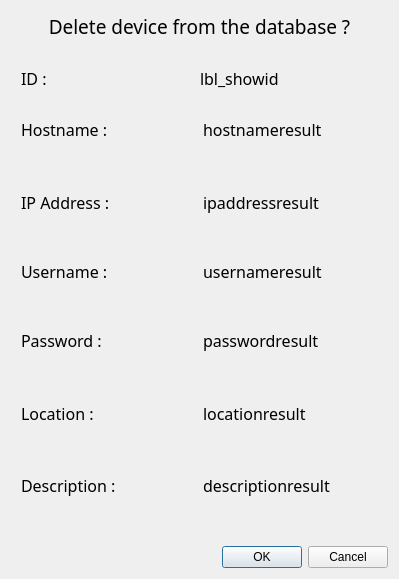
<?xml version="1.0" encoding="UTF-8"?>
<ui version="4.0">
 <class>Dialog</class>
 <widget class="QDialog" name="Dialog">
  <property name="geometry">
   <rect>
    <x>0</x>
    <y>0</y>
    <width>399</width>
    <height>579</height>
   </rect>
  </property>
  <property name="windowTitle">
   <string>Delete window</string>
  </property>
  <property name="styleSheet">
   <string notr="true">QDialog {
        background-color: &quot;gainsboro&quot;;
}
/* --------------------------------------- CANCEL DIALOG BUTTON  -----------------------------------*/
QDialogButtonBox &gt; QPushButton[text=&quot;Cancel&quot;]{
    color: &quot;black&quot;;
    background-color: &quot;lightcoral&quot;;
    padding: 5px;
    border-radius: 5px;
    border-width: 1px;
    border-color: &quot;lightslategrey&quot;;
    border-style: solid;
	width:100px;
height:30px;
font-size: 16px;
}
QDialogButtonBox &gt; QPushButton[text=&quot;Cancel&quot;]:hover {
  color: &quot;black&quot;;
background-color: &quot;orangered&quot;;
font-weight: bold;
}
/* --------------------------------------- OK DIALOG BUTTON  -----------------------------------*/
QDialogButtonBox &gt; QPushButton[text=&quot;OK&quot;]{
    color: &quot;black&quot;;
    background-color: &quot;lightgreen&quot;;
    padding: 5px;
    border-radius: 5px;
    border-width: 1px;
    border-color: &quot;lightslategrey&quot;;
    border-style: solid;
	width:100px;
height:30px;
font-size: 16px
}
QDialogButtonBox &gt; QPushButton[text=&quot;OK&quot;]:hover {
  color: &quot;white&quot;;
background-color: &quot;green&quot;;
font-weight: bold;
}</string>
  </property>
  <layout class="QVBoxLayout" name="verticalLayout_2">
   <item>
    <widget class="QLabel" name="lbl_title">
     <property name="minimumSize">
      <size>
       <width>0</width>
       <height>0</height>
      </size>
     </property>
     <property name="maximumSize">
      <size>
       <width>16777215</width>
       <height>30</height>
      </size>
     </property>
     <property name="font">
      <font>
       <family>Noto Sans</family>
       <pointsize>14</pointsize>
      </font>
     </property>
     <property name="styleSheet">
      <string notr="true"/>
     </property>
     <property name="text">
      <string>Delete device from the database ?</string>
     </property>
     <property name="alignment">
      <set>Qt::AlignCenter</set>
     </property>
     <property name="margin">
      <number>0</number>
     </property>
     <property name="indent">
      <number>0</number>
     </property>
    </widget>
   </item>
   <item>
    <layout class="QVBoxLayout" name="verticalLayout">
     <property name="topMargin">
      <number>20</number>
     </property>
     <property name="bottomMargin">
      <number>21</number>
     </property>
     <item>
      <layout class="QHBoxLayout" name="horizontalLayout_8" stretch="0,0">
       <property name="spacing">
        <number>0</number>
       </property>
       <property name="topMargin">
        <number>0</number>
       </property>
       <property name="bottomMargin">
        <number>0</number>
       </property>
       <item>
        <widget class="QLabel" name="lbl_id">
         <property name="font">
          <font>
           <family>Noto Sans</family>
           <pointsize>12</pointsize>
          </font>
         </property>
         <property name="text">
          <string>ID :</string>
         </property>
         <property name="margin">
          <number>12</number>
         </property>
         <property name="indent">
          <number>10</number>
         </property>
        </widget>
       </item>
       <item>
        <widget class="QLabel" name="lbl_idresult">
         <property name="sizePolicy">
          <sizepolicy hsizetype="Preferred" vsizetype="Fixed">
           <horstretch>0</horstretch>
           <verstretch>0</verstretch>
          </sizepolicy>
         </property>
         <property name="font">
          <font>
           <family>Noto Sans</family>
           <pointsize>12</pointsize>
          </font>
         </property>
         <property name="layoutDirection">
          <enum>Qt::RightToLeft</enum>
         </property>
         <property name="text">
          <string>lbl_showid</string>
         </property>
         <property name="alignment">
          <set>Qt::AlignJustify|Qt::AlignVCenter</set>
         </property>
         <property name="margin">
          <number>10</number>
         </property>
         <property name="indent">
          <number>0</number>
         </property>
        </widget>
       </item>
      </layout>
     </item>
     <item>
      <layout class="QHBoxLayout" name="horizontalLayout_2" stretch="0,0">
       <item>
        <widget class="QLabel" name="lbl_hostname">
         <property name="font">
          <font>
           <family>Noto Sans</family>
           <pointsize>12</pointsize>
          </font>
         </property>
         <property name="text">
          <string>Hostname :</string>
         </property>
         <property name="margin">
          <number>12</number>
         </property>
         <property name="indent">
          <number>10</number>
         </property>
        </widget>
       </item>
       <item>
        <widget class="QLabel" name="lbl_hostnameresult">
         <property name="font">
          <font>
           <family>Noto Sans</family>
           <pointsize>12</pointsize>
          </font>
         </property>
         <property name="text">
          <string>hostnameresult</string>
         </property>
         <property name="margin">
          <number>12</number>
         </property>
         <property name="indent">
          <number>0</number>
         </property>
        </widget>
       </item>
      </layout>
     </item>
     <item>
      <layout class="QHBoxLayout" name="horizontalLayout_3" stretch="0,0">
       <item>
        <widget class="QLabel" name="lbl_ipaddress">
         <property name="font">
          <font>
           <family>Noto Sans</family>
           <pointsize>12</pointsize>
          </font>
         </property>
         <property name="text">
          <string>IP Address :</string>
         </property>
         <property name="margin">
          <number>12</number>
         </property>
         <property name="indent">
          <number>10</number>
         </property>
        </widget>
       </item>
       <item>
        <widget class="QLabel" name="lbl_ipaddressresult">
         <property name="font">
          <font>
           <family>Noto Sans</family>
           <pointsize>12</pointsize>
          </font>
         </property>
         <property name="text">
          <string>ipaddressresult</string>
         </property>
         <property name="margin">
          <number>12</number>
         </property>
         <property name="indent">
          <number>0</number>
         </property>
        </widget>
       </item>
      </layout>
     </item>
     <item>
      <layout class="QHBoxLayout" name="horizontalLayout_4" stretch="0,0">
       <item>
        <widget class="QLabel" name="lbl_username">
         <property name="maximumSize">
          <size>
           <width>16777215</width>
           <height>60</height>
          </size>
         </property>
         <property name="sizeIncrement">
          <size>
           <width>10</width>
           <height>0</height>
          </size>
         </property>
         <property name="baseSize">
          <size>
           <width>0</width>
           <height>0</height>
          </size>
         </property>
         <property name="font">
          <font>
           <family>Noto Sans</family>
           <pointsize>12</pointsize>
          </font>
         </property>
         <property name="text">
          <string>Username :</string>
         </property>
         <property name="margin">
          <number>12</number>
         </property>
         <property name="indent">
          <number>10</number>
         </property>
        </widget>
       </item>
       <item>
        <widget class="QLabel" name="lbl_usernameresult">
         <property name="maximumSize">
          <size>
           <width>16777215</width>
           <height>60</height>
          </size>
         </property>
         <property name="sizeIncrement">
          <size>
           <width>10</width>
           <height>0</height>
          </size>
         </property>
         <property name="baseSize">
          <size>
           <width>0</width>
           <height>0</height>
          </size>
         </property>
         <property name="font">
          <font>
           <family>Noto Sans</family>
           <pointsize>12</pointsize>
          </font>
         </property>
         <property name="text">
          <string>usernameresult</string>
         </property>
         <property name="margin">
          <number>12</number>
         </property>
         <property name="indent">
          <number>0</number>
         </property>
        </widget>
       </item>
      </layout>
     </item>
     <item>
      <layout class="QHBoxLayout" name="horizontalLayout_5" stretch="0,0">
       <item>
        <widget class="QLabel" name="lbl_password">
         <property name="font">
          <font>
           <family>Noto Sans</family>
           <pointsize>12</pointsize>
          </font>
         </property>
         <property name="text">
          <string>Password :</string>
         </property>
         <property name="margin">
          <number>12</number>
         </property>
         <property name="indent">
          <number>10</number>
         </property>
        </widget>
       </item>
       <item>
        <widget class="QLabel" name="lbl_passwordresult">
         <property name="font">
          <font>
           <family>Noto Sans</family>
           <pointsize>12</pointsize>
          </font>
         </property>
         <property name="text">
          <string>passwordresult</string>
         </property>
         <property name="margin">
          <number>12</number>
         </property>
         <property name="indent">
          <number>0</number>
         </property>
        </widget>
       </item>
      </layout>
     </item>
     <item>
      <layout class="QHBoxLayout" name="horizontalLayout_6" stretch="0,0">
       <property name="spacing">
        <number>6</number>
       </property>
       <property name="bottomMargin">
        <number>0</number>
       </property>
       <item>
        <widget class="QLabel" name="lbl_location">
         <property name="font">
          <font>
           <family>Noto Sans</family>
           <pointsize>12</pointsize>
          </font>
         </property>
         <property name="text">
          <string>Location :</string>
         </property>
         <property name="margin">
          <number>12</number>
         </property>
         <property name="indent">
          <number>10</number>
         </property>
        </widget>
       </item>
       <item>
        <widget class="QLabel" name="lbl_locationresult">
         <property name="font">
          <font>
           <family>Noto Sans</family>
           <pointsize>12</pointsize>
          </font>
         </property>
         <property name="text">
          <string>locationresult</string>
         </property>
         <property name="margin">
          <number>12</number>
         </property>
         <property name="indent">
          <number>0</number>
         </property>
        </widget>
       </item>
      </layout>
     </item>
     <item>
      <layout class="QHBoxLayout" name="horizontalLayout_7" stretch="0,0">
       <item>
        <widget class="QLabel" name="lbl_description">
         <property name="font">
          <font>
           <family>Noto Sans</family>
           <pointsize>12</pointsize>
          </font>
         </property>
         <property name="text">
          <string>Description :</string>
         </property>
         <property name="margin">
          <number>12</number>
         </property>
         <property name="indent">
          <number>10</number>
         </property>
        </widget>
       </item>
       <item>
        <widget class="QLabel" name="lbl_descriptionresult">
         <property name="font">
          <font>
           <family>Noto Sans</family>
           <pointsize>12</pointsize>
          </font>
         </property>
         <property name="text">
          <string>descriptionresult</string>
         </property>
         <property name="margin">
          <number>12</number>
         </property>
         <property name="indent">
          <number>0</number>
         </property>
        </widget>
       </item>
      </layout>
     </item>
    </layout>
   </item>
   <item>
    <widget class="QDialogButtonBox" name="buttonBox">
     <property name="orientation">
      <enum>Qt::Horizontal</enum>
     </property>
     <property name="standardButtons">
      <set>QDialogButtonBox::Cancel|QDialogButtonBox::Ok</set>
     </property>
    </widget>
   </item>
  </layout>
 </widget>
 <resources/>
 <connections>
  <connection>
   <sender>buttonBox</sender>
   <signal>accepted()</signal>
   <receiver>Dialog</receiver>
   <slot>accept()</slot>
   <hints>
    <hint type="sourcelabel">
     <x>248</x>
     <y>254</y>
    </hint>
    <hint type="destinationlabel">
     <x>157</x>
     <y>274</y>
    </hint>
   </hints>
  </connection>
  <connection>
   <sender>buttonBox</sender>
   <signal>rejected()</signal>
   <receiver>Dialog</receiver>
   <slot>reject()</slot>
   <hints>
    <hint type="sourcelabel">
     <x>316</x>
     <y>260</y>
    </hint>
    <hint type="destinationlabel">
     <x>286</x>
     <y>274</y>
    </hint>
   </hints>
  </connection>
 </connections>
</ui>
